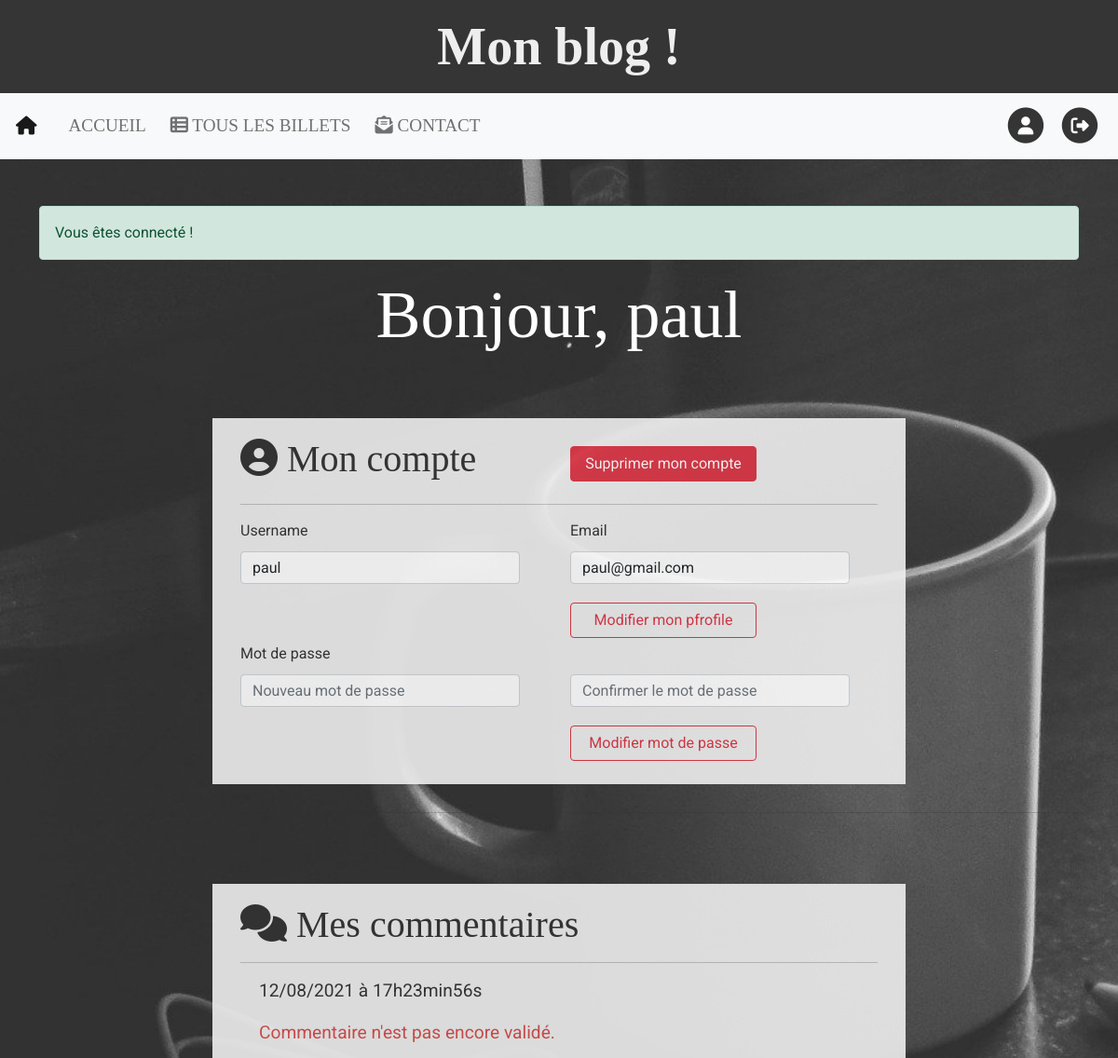
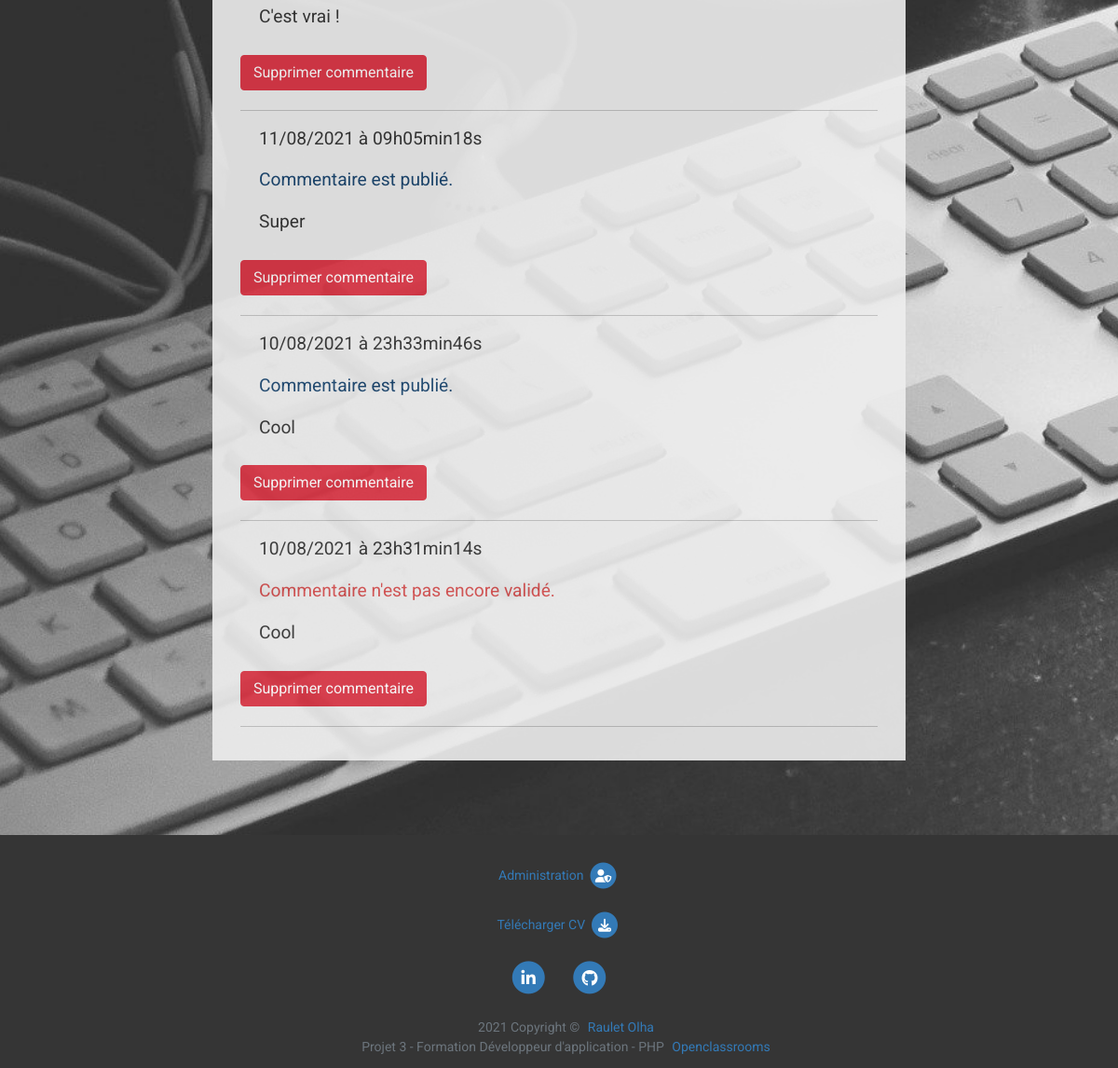
The app's page /index.php?action=dashboard (signed in) with its own data (2 pictures, top to bottom).
### tables this page shows
CREATE TABLE users (
  id int(11) NOT NULL,
  user_name varchar(255) NOT NULL,
  password varchar(255) NOT NULL,
  email varchar(255) NOT NULL,
  role varchar(100) NOT NULL,
  creation_date date NOT NULL
);

CREATE TABLE comments (
                            id_comment int(11) NOT NULL,
                            post_id int(11) NOT NULL,
                            author_comment int(11) NOT NULL,
                            comment text NOT NULL,
                            comment_date datetime NOT NULL,
                            is_approved tinyint(5) NOT NULL
);

### model/UsersManager.php (called while the page is built, shortened)
<?php
class UsersManager extends ManagerPDO
{
    public function getUser()
    {
        $db_connect = $this->dbConnect();
        $req = $db_connect->prepare('
                            SELECT user_name, email, password
                            FROM users
                            WHERE id = ?');
        $req->execute(array($_SESSION['member']['id']));
        return $req->fetch();
    }
}

### model/CommentManager.php (called while the page is built, shortened)
<?php
class CommentManager extends ManagerPDO
{
    public function getUserComments($idUser)
    {
        $db_connect = $this->dbConnect();
        $user_comments = $db_connect->prepare('
                            SELECT *, DATE_FORMAT(comment_date, \'%d/%m/%Y à %Hh%imin%ss\') AS comment_date_fr
                            FROM comments
                            LEFT JOIN users on users.id = comments.author_comment
                            WHERE users.id = ?
                            ORDER BY comment_date
                            DESC');
        $user_comments->execute(array($idUser));
        return $user_comments;
    }
}

### view/frontend/profileView.php (the view, shortened to what this page needs)
<?php if (isset($_SESSION['success']) && !empty($_SESSION['success'])) : ?>
    <div class="alert alert-success"><?= $_SESSION['success']; ?></div>
<?php endif; ?>
<?php
if (isset($_SESSION['member'])) : ?>
    <h1 class="display-2 text-white"> Bonjour, <?= htmlspecialchars($_SESSION['member']['user_name']) ?></h1>
<?php endif; ?>
<div class="container-fluid">
    <div class="row justify-content-center">
        <div class="col-lg-8 col-md-10" id="user-profile">
            <div class="row">
                <div class="col-lg-6 col-md-10">
                    <h3><i class="fas fa-user-circle"></i> Mon compte</h3>
                </div>
                <div class="col-lg-6 col-md-10">
                    <form action="index.php?action=deleteUser" method="POST">
                        <input type="submit" value="Supprimer mon compte" name="delete_user" class="btn btn-danger"
                               id="del-user">
                    </form>
                </div>
            </div>
            <hr>
            <div class="row">
                <form method="post" action="index.php?action=editUser&amp;id=<?= $_SESSION['member']['id'] ?>">
                    <div class="row">
                        <div class="col-lg-6">
                            <label class="control-label col-xs-4">Username</label>
                            <input type="text" name="edit-username" placeholder="Username"
                                   value="<?= htmlspecialchars($user_info['user_name']) ?>"
                                   class="form-control">
                        </div>
                        <div class="col-lg-6">
                            <label class="control-label col-xs-4">Email</label>
                            <input type="text" name="edit-email" placeholder="Email"
                                   value="<?= htmlspecialchars($user_info['email']) ?>"
                                   class="form-control">
                            <input type="submit" value="Modifier mon pfrofile" name="edit-user-info"
                                   class="btn btn-outline-danger" id="edit-user-info">
                        </div>
                    </div>
                </form>
            </div>
            <div class="row">
                <form method="post" action="index.php?action=editPassword&amp;id=<?= $_SESSION['member']['id'] ?>">
                    <div class="row">
                        <label class="control-label col-xs-4">Mot de passe</label>
                        <div class="col-lg-6">
                            <input type="password" name="edit-password-first" placeholder="Nouveau mot de passe"
                                   class="form-control" required>
                        </div>
                        <div class="col-lg-6">
                            <input type="password" name="edit-password-second"
                                   placeholder="Confirmer le mot de passe"
                                   class="form-control" required>
                            <input type="submit" value="Modifier mot de passe" name="update-password"
                                   class="btn btn-outline-danger" id="edit-password">
                        </div>
                    </div>
                </form>
            </div>
        </div>
        <hr>
    </div>
</div>
<div class="container-fluid">
    <div class="row justify-content-center">
        <div class="col-lg-8 col-md-10" id="comment-user">
            <h3>
                <i class="fa fa-comments"></i>
                Mes commentaires
            </h3>
            <hr>
            <?php while ($comment = $user_comments->fetch()) : ?>
                <p><?= $comment['comment_date_fr'] ?></p>
                <?php if ($comment['is_approved'] == 1) : ?>
                    <p style="color: #18446e">Commentaire est publié.</p>
                <?php else : ?>
                    <p style="color: #d54c4c">Commentaire n'est pas encore validé.</p>
                <?php endif; ?>
                <p><?= nl2br(htmlspecialchars($comment['comment'])) ?></p>
                <form action="index.php?action=deleteUserComment" method="POST">
                    <input type="submit" value="Supprimer commentaire" name="delete_user_comment"
                           class="btn btn-danger" id="del-user-comment">
                </form>
                <hr>
            <?php endwhile; ?>
        </div>
    </div>
</div>
<?php require_once 'template.php'; ?>

### records on screen
users: edit-username "paul", edit-email "paul@gmail.com"
comments: comment_date_fr "12/08/2021 à 17h23min56s", is_approved "Commentaire n'est pas encore validé.", comment "C'est vrai !"
comments: comment_date_fr "11/08/2021 à 09h05min18s", is_approved "Commentaire est publié.", comment "Super"
comments: comment_date_fr "10/08/2021 à 23h33min46s", is_approved "Commentaire est publié.", comment "Cool"
comments: comment_date_fr "10/08/2021 à 23h31min14s", is_approved "Commentaire n'est pas encore validé.", comment "Cool"

### other values on screen
$_SESSION['success'] "Vous êtes connecté !"
$_SESSION['member']['user_name'] "paul"
